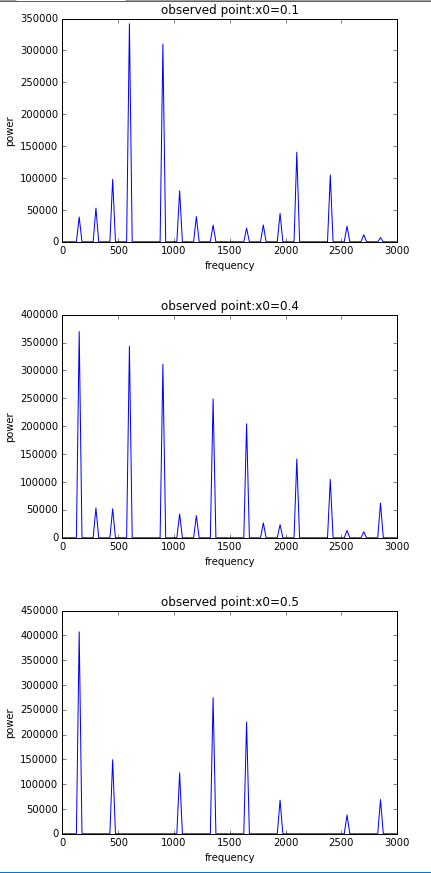

Write Python code to recreate this figure.
import numpy as np
import pylab as pl
import math
class wave:
    def __init__(self,L=1,c=300,dx=0.001,T=0.04,x0=0.05,X0=0.4):
        self.L=L
        self.c=c
        self.dx=dx
        self.dt=dx/c
        self.T=T
        self.t=[0]
        self.y1=[]
        self.y2=[]
        self.y3=[]
        self.y0=[]
        self.x0=x0
        self.X0=X0
        for i in range(1001):
            self.y0.append(math.exp(-1000*pow((0.001*i-self.X0),2)))
        self.y0[0]=0
        self.y=[]
        self.Y=[self.y0]
           
    def propagate(self):
        self.y1=self.y2=self.y0
        self.y.append(self.y2[int(self.x0/0.001)])
        while self.t[-1]<self.T:
            self.t.append(self.t[-1]+self.dt)
            self.y3.append(0)
            for i in range(999):
                self.y3.append(-self.y1[i+1]+self.y2[i+2]+self.y2[i])
            self.y3.append(0)    
            self.y.append(self.y3[int(self.x0/0.001)])
            self.y1=self.y2
            self.y2=self.y3
            self.y3=[]
            for i in range(10):
                if len(self.t)==i*100:
                    self.Y.append(self.y2)
a=wave(x0=0.1)
a.propagate()
P=(abs(np.fft.rfft(a.y)))**2
frequency=np.linspace(0,a.c/(a.dx*2),len(P))

pl.plot(frequency,P)
pl.xlim(0,3000)
pl.title("observed point:x0=0.1")
pl.xlabel("frequency")
pl.ylabel("power")
pl.show()

a=wave(x0=0.4)
a.propagate()
P=(abs(np.fft.rfft(a.y)))**2
frequency=np.linspace(0,a.c/(a.dx*2),len(P))

pl.plot(frequency,P)
pl.xlim(0,3000)
pl.title("observed point:x0=0.4")
pl.xlabel("frequency")
pl.ylabel("power")
pl.show()

a=wave(x0=0.5)
a.propagate()
P=(abs(np.fft.rfft(a.y)))**2
frequency=np.linspace(0,a.c/(a.dx*2),len(P))

pl.plot(frequency,P)
pl.xlim(0,3000)
pl.title("observed point:x0=0.5")
pl.xlabel("frequency")
pl.ylabel("power")
pl.show()
